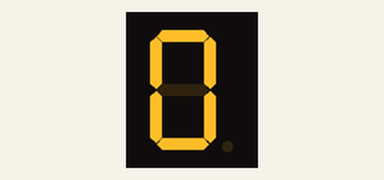
The sketch below on a simulated Arduino Uno, built with avr-gcc and run on an emulated ATmega328P. Parts: 1-digit seven-segment display. Wiring (inferred from the names in the program): 1-digit 7-segment display, segments lit when LOW: segments pin 2, pin 3, pin 5, pin 4, pin 6, pin 7, pin 8. The segment pins are drawn as the display they are named for.

Above: at 0.1 s.
At 12.1 s:
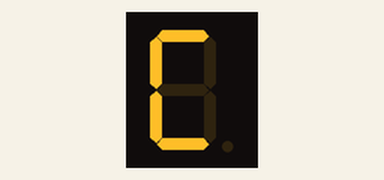
At 13.1 s:
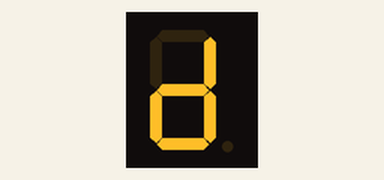
At 15.1 s:
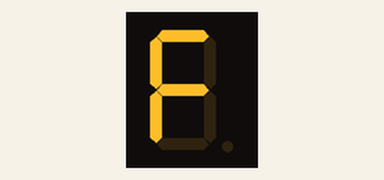
At 16.1 s:
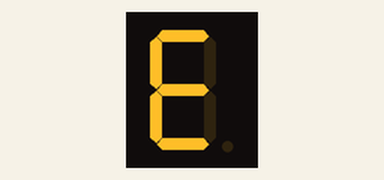
At 20.1 s:
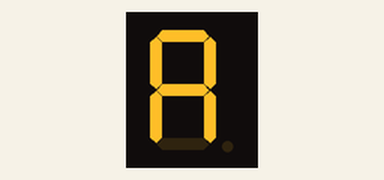

Measured:
- what the display in image 1 shows lasts 1.0 s, from 12.0 s to 13.0 s

The sketch:

display_anodo.ino
```cpp
int ledA = 2;
int ledB = 3;
int ledC = 4;
int ledD = 5;
int ledE = 6;
int ledF = 7;
int ledG = 8;
void setup() {
  pinMode(ledA, OUTPUT);
  pinMode(ledB, OUTPUT);
  pinMode(ledC, OUTPUT);
  pinMode(ledD, OUTPUT);
  pinMode(ledE, OUTPUT);
  pinMode(ledF, OUTPUT);
  pinMode(ledG, OUTPUT);
}

void loop() {
  cero();
  delay(1000);
  uno();
  delay(1000);
  dos();
  delay(1000);
  tres();
  delay(1000);
  cuatro();
  delay(1000);
  cinco();
  delay(1000);
  seis();
  delay(1000);
  siete();
  delay(1000);
  ocho();
  delay(1000);
  nueve();
  delay(1000);
  a();
  delay(1000);
  b();
  delay(1000);
  c();
  delay(1000);
  d();
  delay(1000);
  e();
  delay(1000);
  f();
  delay(1000);
  e();
  delay(1000);
   d();
  delay(1000);
  c();
  delay(1000);
  b();
  delay(1000);
  a();
  delay(1000);
  nueve();
  delay(1000);
  ocho();
  delay(1000);
  siete();
  delay(1000);
  seis();
  delay(1000);
  cinco();
  delay(1000);
  cuatro();
  delay(1000);
  tres();
  delay(1000);
   dos();
  delay(1000);
  uno();
  delay(1000);
}

void cero() {
  digitalWrite(ledA, LOW);
  digitalWrite(ledB, LOW);
  digitalWrite(ledC, LOW);
  digitalWrite(ledD, LOW);
  digitalWrite(ledE, LOW);
  digitalWrite(ledF, LOW);
  digitalWrite(ledG, HIGH);
}

void uno() {
  digitalWrite(ledA, HIGH);
  digitalWrite(ledB, LOW);
  digitalWrite(ledC, HIGH);
  digitalWrite(ledD, LOW);
  digitalWrite(ledE, HIGH);
  digitalWrite(ledF, HIGH);
  digitalWrite(ledG, HIGH);
}
void dos() {
  digitalWrite(ledA, LOW);
  digitalWrite(ledB, LOW);
  digitalWrite(ledC, LOW);
  digitalWrite( ledD, HIGH);
  digitalWrite(ledE, LOW);
  digitalWrite( ledF, HIGH);
  digitalWrite(ledG, LOW);
}
void tres() {
  digitalWrite(ledA, LOW);
  digitalWrite(ledB, LOW);
  digitalWrite(ledC, LOW);
  digitalWrite(ledD, LOW);
  digitalWrite(ledE,  HIGH);
  digitalWrite(ledF,  HIGH);
  digitalWrite(ledG, LOW);
}
void cuatro() {
  digitalWrite(ledA,  HIGH);
  digitalWrite(ledB, LOW);
  digitalWrite(ledC,  HIGH);
  digitalWrite(ledD, LOW);
  digitalWrite(ledE,  HIGH);
  digitalWrite(ledF, LOW);
  digitalWrite(ledG, LOW);
}

void cinco() {
  digitalWrite(ledA, LOW);
  digitalWrite(ledB,  HIGH);
  digitalWrite(ledC, LOW);
  digitalWrite(ledD, LOW);
  digitalWrite(ledE,  HIGH);
  digitalWrite(ledF, LOW);
  digitalWrite(ledG, LOW);
}

void seis() {
  digitalWrite(ledA, LOW);
  digitalWrite(ledB, HIGH);
  digitalWrite(ledC, LOW);
  digitalWrite(ledD, LOW);
  digitalWrite(ledE, LOW);
  digitalWrite(ledF, LOW);
  digitalWrite(ledG, LOW);
}

void siete() {
  digitalWrite(ledA, LOW);
  digitalWrite(ledB, LOW);
  digitalWrite(ledC,  HIGH);
  digitalWrite(ledD, LOW);
  digitalWrite(ledE,  HIGH);
  digitalWrite(ledF,  HIGH);
  digitalWrite(ledG,  HIGH);
}

void ocho() {
  digitalWrite(ledA, LOW);
  digitalWrite(ledB, LOW);
  digitalWrite(ledC, LOW);
  digitalWrite(ledD, LOW);
  digitalWrite(ledE, LOW);
  digitalWrite(ledF, LOW);
  digitalWrite(ledG, LOW);
}

void nueve() {
  digitalWrite(ledA, LOW);
  digitalWrite(ledB, LOW);
  digitalWrite(ledC,  HIGH);
  digitalWrite(ledD, LOW);
  digitalWrite(ledE,  HIGH);
  digitalWrite(ledF, LOW);
  digitalWrite(ledG, LOW);
}

void a() {
  digitalWrite(ledA, LOW);
  digitalWrite(ledB, LOW);
  digitalWrite(ledC,  HIGH);
  digitalWrite(ledD, LOW);
  digitalWrite(ledE, LOW);
  digitalWrite(ledF, LOW);
  digitalWrite(ledG, LOW);
}

void b() {
  digitalWrite(ledA, HIGH);
  digitalWrite(ledB, HIGH);
  digitalWrite(ledC, LOW);
  digitalWrite(ledD, LOW);
  digitalWrite(ledE, LOW);
  digitalWrite(ledF, LOW);
  digitalWrite(ledG, LOW);
}

void c() {
  digitalWrite(ledA, LOW);
  digitalWrite(ledB,  HIGH);
  digitalWrite(ledC, LOW);
  digitalWrite(ledD,  HIGH);
  digitalWrite(ledE, LOW);
  digitalWrite(ledF, LOW);
  digitalWrite(ledG,  HIGH);
}

void d() {
  digitalWrite(ledA, HIGH);
  digitalWrite(ledB, LOW);
  digitalWrite(ledC, LOW);
  digitalWrite(ledD, LOW);
  digitalWrite(ledE, LOW);
  digitalWrite(ledF, HIGH);
  digitalWrite(ledG, LOW);
}

void e() {
  digitalWrite(ledA, LOW);
  digitalWrite(ledB,  HIGH);
  digitalWrite(ledC, LOW);
  digitalWrite(ledD,  HIGH);
  digitalWrite(ledE, LOW);
  digitalWrite(ledF, LOW);
  digitalWrite(ledG, LOW);
}

void f() {
  digitalWrite(ledA, LOW);
  digitalWrite(ledB,  HIGH);
  digitalWrite(ledC,  HIGH);
  digitalWrite(ledD,  HIGH);
  digitalWrite(ledE, LOW);
  digitalWrite(ledF, LOW);
  digitalWrite(ledG, LOW);
}
```
